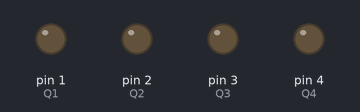
Recording of a sketch running on a simulated Arduino Uno, built with avr-gcc and run on an emulated ATmega328P. On the bench: output pins drawn as LEDs (lit = HIGH).

Above: at 0.2 s.
At 2.7 s:
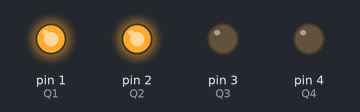
At 4.7 s:
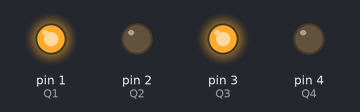
At 8.7 s:
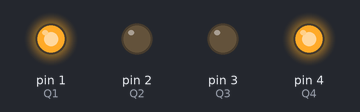
At 12.7 s:
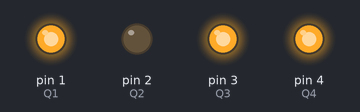
At 17.7 s:
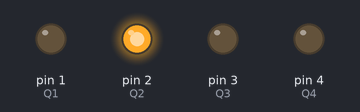
Timing chart, 0 to 18.4 s (numbered marks = the images above):
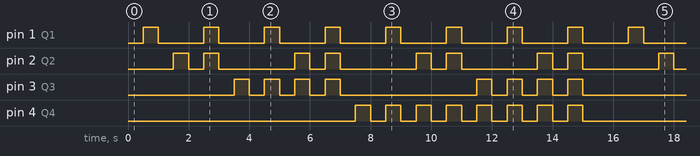

The sketch:

a4bitbinarycounter.ino
```cpp
int Q1=1;
int Q2=2;
int Q3=3;
int Q4=4;
int i=0;

void setup() {
pinMode(Q1,OUTPUT);
pinMode(Q2,OUTPUT);
pinMode(Q3,OUTPUT);
pinMode(Q4,OUTPUT);
}

void loop() {
digitalWrite(Q4,LOW);
digitalWrite(Q3,LOW);
digitalWrite(Q2,LOW);
digitalWrite(Q1,LOW);
delay(500);

i++;

if((i % 2) > 0) { digitalWrite(Q1, HIGH); }
  else { digitalWrite(Q1, LOW); }
if((i % 4) > 1) { digitalWrite(Q2, HIGH); }
  else { digitalWrite(Q2, LOW); }
if((i % 8) > 3) { digitalWrite(Q3, HIGH); }
  else { digitalWrite(Q3, LOW); }
if((i % 16) > 7) { digitalWrite(Q4, HIGH); }
  else { digitalWrite(Q4, LOW); }
delay(500);

}
```

Measured:
- by itself, pin 1 (Q1): alternates HIGH for 0.50 s and LOW for 1.5 s
- by itself, pin 2 (Q2): repeats every 4.0 s: LOW 0.50 s, HIGH 0.50 s, LOW 2.5 s, HIGH 0.50 s
- by itself, pin 3 (Q3): repeats every 8.0 s: 3 × (LOW 0.50 s, HIGH 0.50 s), LOW 4.5 s, HIGH 0.50 s
- by itself, pin 4 (Q4): goes 7 × (HIGH 0.50 s, LOW 0.50 s), HIGH 0.50 s, LOW 8.5 s, 7 × (HIGH 0.50 s, LOW 0.50 s), HIGH 0.50 s, LOW 8.5 s, then HIGH
